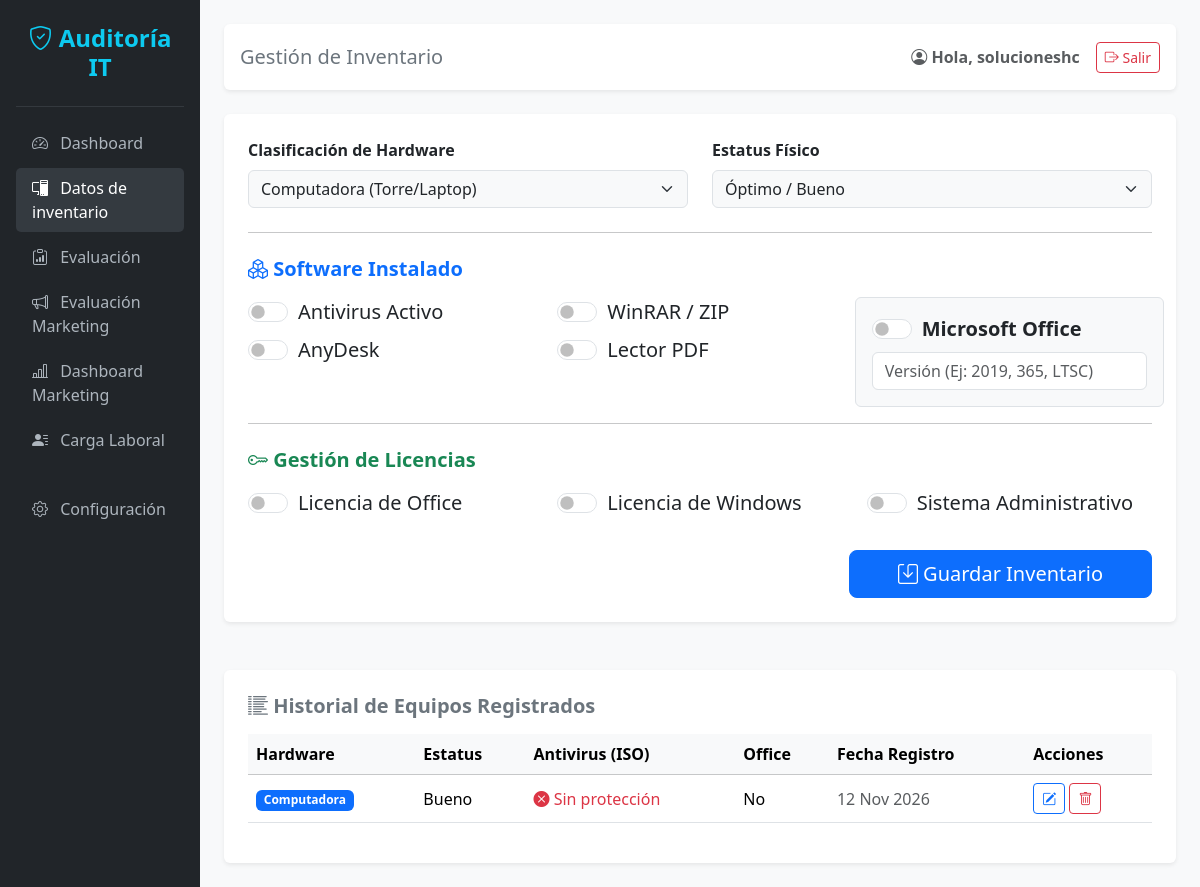
The page /inventario/ (signed in) on the database as committed earlier.
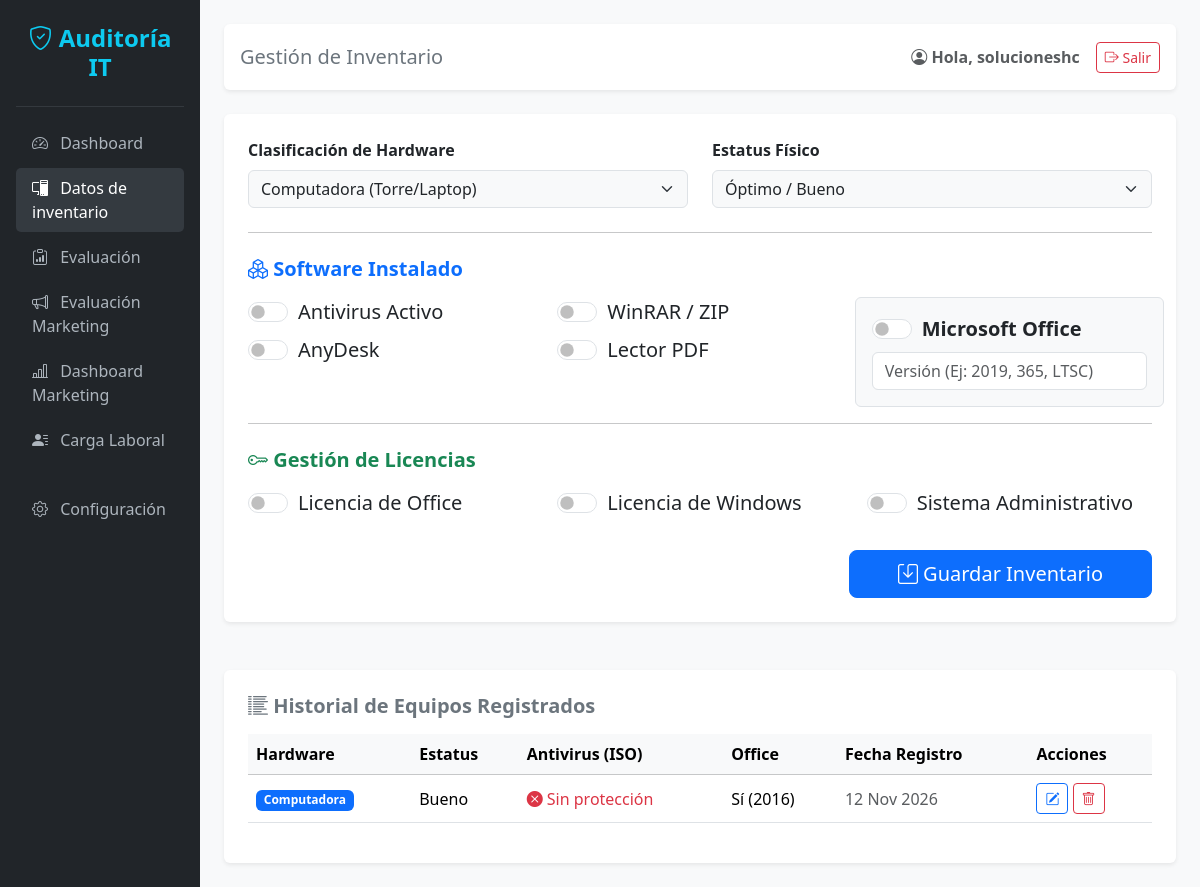
The same page on the database as committed later.
### equipos/models.py (models this page shows, shortened)
class Computadora(models.Model):
    usuario_empresa = models.ForeignKey(User, on_delete=models.CASCADE, null=True, blank=True)
    nombre_equipo = models.CharField("Nombre del Equipo", max_length=100)
    usuario_asignado = models.CharField("Usuario Asignado", max_length=100, default="Sin asignar")
    departamento = models.CharField("Departamento", max_length=100, default="General")
    TIPO_CHOICES = [('Computadora', 'Computadora'), ('Monitor', 'Monitor'), ('Teclado', 'Teclado'), ('Mouse', 'Mouse')]
    tipo_equipo = models.CharField("Tipo", max_length=50, choices=TIPO_CHOICES, default='Computadora')
    ESTATUS_CHOICES = [('Bueno', 'Bueno'), ('Malo', 'Malo'), ('En reparación', 'En reparación')]
    estatus = models.CharField("Estatus", max_length=50, choices=ESTATUS_CHOICES, default='Bueno')
    prog_office = models.BooleanField("Office Instalado", default=False)
    version_office = models.CharField("Versión de Office", max_length=50, blank=True, null=True)
    prog_anydesk = models.BooleanField("AnyDesk Instalado", default=False)
    prog_winrar = models.BooleanField("WinRAR Instalado", default=False)
    prog_pdf = models.BooleanField("Lector PDF Instalado", default=False)
    tiene_antivirus = models.BooleanField("¿Tiene antivirus activo? (ISO A.8.7)", default=False)
    sistema_operativo = models.CharField("Sistema Operativo", max_length=50, default="No definido")
    ultima_actualizacion = models.DateField("Fecha de última actualización", auto_now_add=True)
    en_dominio = models.BooleanField("¿Está unido al dominio? (ISO A.5.15)", default=False)
    filtro_navegacion = models.BooleanField("¿Tiene filtro de navegación web? (ISO A.8.9)", default=False)
    ultimo_mantenimiento = models.DateField("Fecha de último mantenimiento físico", auto_now_add=True)
    fecha_auditoria = models.DateTimeField(auto_now_add=True)
    licencia_office = models.BooleanField("Licencia de Office", default=False)
    licencia_windows = models.BooleanField("Licencia de Windows", default=False)
    version_windows = models.CharField("Versión de Windows", max_length=50, blank=True, null=True)
    licencia_erp = models.BooleanField("Licencia de Sistema Administrativo", default=False)
    ERP_CHOICES = [('SAP', 'SAP'), ('Galac', 'Galac'), ('Profit', 'Profit Plus')]
    tipo_erp = models.CharField("Tipo de Sistema Administrativo", max_length=50, choices=ERP_CHOICES, blank=True, null=True)

### equipos/views.py (the view, shortened to what this page needs)
# urls.py: path('inventario/', inventario_view, name='inventario'),
@login_required(login_url='/cuentas/login/')
def inventario_view(request):
    mis_equipos = Computadora.objects.filter(usuario_empresa=request.user).order_by('-fecha_auditoria')
    return render(request, 'equipos/inventario.html', {'mis_equipos': mis_equipos})

### equipos/templates/equipos/inventario.html (shortened to what this page needs)
<!DOCTYPE html>
<html lang="es">
<head>
    <link href="https://cdn.jsdelivr.net/npm/bootstrap@5.3.2/dist/css/bootstrap.min.css" rel="stylesheet">
    <link rel="stylesheet" href="https://cdn.jsdelivr.net/npm/bootstrap-icons@1.11.1/font/bootstrap-icons.css">
</head>
<body class="bg-light">
    <div class="container-fluid">
        <div class="row">
            <div class="col-md-2 sidebar p-3 text-white">
                <h4 class="mb-4 text-center mt-2 fw-bold text-info"><i class="bi bi-shield-check"></i> Auditoría IT</h4>
                <hr class="border-secondary">
                <ul class="nav flex-column">
                    <li class="nav-item"><a href="/" class="nav-link"><i class="bi bi-speedometer2 me-2"></i> Dashboard</a></li>
                    <li class="nav-item"><a href="/inventario/" class="nav-link active"><i class="bi bi-pc-display me-2"></i> Datos de inventario</a></li>
                    <li class="nav-item"><a href="/evaluacion/" class="nav-link"><i class="bi bi-clipboard-data me-2"></i> Evaluación</a></li>
                    <li class="nav-item"><a href="/evaluacion-marketing/" class="nav-link"><i class="bi bi-megaphone me-2"></i> Evaluación Marketing</a></li>
                    <li class="nav-item"><a href="/dashboard-marketing/" class="nav-link"><i class="bi bi-bar-chart-line me-2"></i> Dashboard Marketing</a></li>
                    <li class="nav-item"><a href="/carga-laboral/" class="nav-link"><i class="bi bi-person-lines-fill me-2"></i> Carga Laboral</a></li>
                    <li class="nav-item mt-4"><a href="#" class="nav-link"><i class="bi bi-gear me-2"></i> Configuración</a></li>
                </ul>
            </div>
            <div class="col-md-10 p-4">
                <nav class="navbar navbar-light bg-white rounded shadow-sm mb-4 p-3 d-flex justify-content-between">
                    <span class="navbar-brand mb-0 h4 text-secondary">Gestión de Inventario</span>
                    <div class="d-flex align-items-center">
                        <span class="text-muted me-3 fw-bold">
                            <i class="bi bi-person-circle"></i> Hola, {{ user.username }}
                        </span>
                        <form method="post" action="{% url 'logout' %}" class="m-0">
                            <button type="submit" class="btn btn-sm btn-outline-danger">
                                <i class="bi bi-box-arrow-right"></i> Salir
                            </button>
                        </form>
                    </div>
                </nav>
                <div class="card shadow-sm border-0">
                    <div class="card-body p-4">
                        <form method="POST">
                            <div class="row mb-4">
                                <div class="col-md-6">
                                    <label class="form-label fw-bold">Clasificación de Hardware</label>
                                    <select class="form-select bg-light" name="tipo_equipo">
                                        <option value="Computadora">Computadora (Torre/Laptop)</option>
                                    </select>
                                </div>
                                <div class="col-md-6">
                                    <label class="form-label fw-bold">Estatus Físico</label>
                                    <select class="form-select bg-light" name="estatus">
                                        <option value="Bueno">Óptimo / Bueno</option>
                                    </select>
                                </div>
                            </div>
                            <hr>
                            <h5 class="fw-bold mt-4 mb-3 text-primary"><i class="bi bi-boxes"></i> Software Instalado</h5>
                            <div class="row mb-3">
                                <div class="col-md-4">
                                    <div class="form-check form-switch fs-5 mb-2">
                                        <input class="form-check-input" type="checkbox" id="chkAntivirus" name="tiene_antivirus">
                                        <label class="form-check-label" for="chkAntivirus">Antivirus Activo</label>
                                    </div>
                                    <div class="form-check form-switch fs-5 mb-2">
                                        <input class="form-check-input" type="checkbox" id="chkAnydesk" name="prog_anydesk">
                                        <label class="form-check-label" for="chkAnydesk">AnyDesk</label>
                                    </div>
                                </div>
                                <div class="col-md-4">
                                    <div class="form-check form-switch fs-5 mb-2">
                                        <input class="form-check-input" type="checkbox" id="chkWinrar" name="prog_winrar">
                                        <label class="form-check-label" for="chkWinrar">WinRAR / ZIP</label>
                                    </div>
                                    <div class="form-check form-switch fs-5 mb-2">
                                        <input class="form-check-input" type="checkbox" id="chkPdf" name="prog_pdf">
                                        <label class="form-check-label" for="chkPdf">Lector PDF</label>
                                    </div>
                                </div>
                                <div class="col-md-4 p-3 bg-light rounded border">
                                    <div class="form-check form-switch fs-5 mb-2">
                                        <input class="form-check-input" type="checkbox" id="chkOffice" name="prog_office">
                                        <label class="form-check-label fw-bold" for="chkOffice">Microsoft Office</label>
                                    </div>
                                    <input type="text" class="form-control" name="version_office" placeholder="Versión (Ej: 2019, 365, LTSC)">
                                </div>
                            </div>
<hr>
                            <h5 class="fw-bold mt-4 mb-3 text-success"><i class="bi bi-key"></i> Gestión de Licencias</h5>
                            <div class="row mb-4">
                                <div class="col-md-4">
                                    <div class="form-check form-switch fs-5 mb-2">
                                        <input class="form-check-input" type="checkbox" id="chkLicOffice" name="licencia_office">
                                        <label class="form-check-label" for="chkLicOffice">Licencia de Office</label>
                                    </div>
                                </div>
                                <div class="col-md-4">
                                    <div class="form-check form-switch fs-5 mb-2">
                                        <input class="form-check-input" type="checkbox" id="chkLicWindows" name="licencia_windows" onchange="toggleWindows()">
                                        <label class="form-check-label" for="chkLicWindows">Licencia de Windows</label>
                                    </div>
                                </div>
                                <div class="col-md-4">
                                    <div class="form-check form-switch fs-5 mb-2">
                                        <input class="form-check-input" type="checkbox" id="chkLicErp" name="licencia_erp" onchange="toggleErp()">
                                        <label class="form-check-label" for="chkLicErp">Sistema Administrativo</label>
                                    </div>
                                </div>
                            </div>
                            <div class="mt-4 text-end">
                                <button type="submit" class="btn btn-primary btn-lg px-5">
                                    <i class="bi bi-save"></i> Guardar Inventario
                                </button>
                            </div>
                        </form>
                    </div>
                </div>
                <div class="card shadow-sm border-0 mt-5">
                    <div class="card-body p-4">
                        <h5 class="fw-bold mb-3 text-secondary">
                            <i class="bi bi-list-columns-reverse"></i> Historial de Equipos Registrados
                        </h5>
                        <div class="table-responsive">
                            <table class="table table-hover align-middle">
                                <thead class="table-light">
                                    <tr>
                                        <th>Hardware</th>
                                        <th>Estatus</th>
                                        <th>Antivirus (ISO)</th>
                                        <th>Office</th>
                                        <th>Fecha Registro</th>
                                        <th>Acciones</th>
                                    </tr>
                                </thead>
                                <tbody>
                                    {% for equipo in mis_equipos %}
                                    <tr>
                                        <td><span class="badge bg-primary">{{ equipo.tipo_equipo }}</span></td>
                                        <td>{{ equipo.estatus }}</td>
                                        <td>
                                            {% if equipo.tiene_antivirus %}
                                                <span class="text-success"><i class="bi bi-check-circle-fill"></i> Activo</span>
                                            {% else %}
                                                <span class="text-danger"><i class="bi bi-x-circle-fill"></i> Sin protección</span>
                                            {% endif %}
                                        </td>
                                        <td>
                                            {% if equipo.prog_office %}
                                                Sí ({{ equipo.version_office }})
                                            {% else %}
                                                No
                                            {% endif %}
                                        </td>
                                        <td class="text-muted">{{ equipo.fecha_auditoria|date:"d M Y" }}</td>
                                        <td>
    <a href="{% url 'editar_equipo' equipo.id %}" class="btn btn-sm btn-outline-primary" title="Editar">
        <i class="bi bi-pencil-square"></i>
    </a>
    <a href="{% url 'eliminar_equipo' equipo.id %}" class="btn btn-sm btn-outline-danger" title="Eliminar" onclick="return confirm('¿Estás seguro de eliminar este equipo?');">
        <i class="bi bi-trash"></i>
    </a>
</td>
                                    </tr>
                                    {% endfor %}
                                </tbody>
                            </table>
                        </div>
                    </div>
                </div>
            </div>
        </div>
    </div>
</body>
</html>

### equipos/templates/equipos/inventario.html (style rules this page uses)
.sidebar { min-height: 100vh; background-color: #212529; }
.nav-link { color: #adb5bd; margin-bottom: 5px; border-radius: 5px; }
.nav-link:hover, .nav-link.active { color: #ffffff; background-color: #343a40; }

Rows that differ between the two databases and show on the page:
changed Computadora "Bueno": version_office (not shown) → "2016"; prog_office "No" → "Sí ( )"
